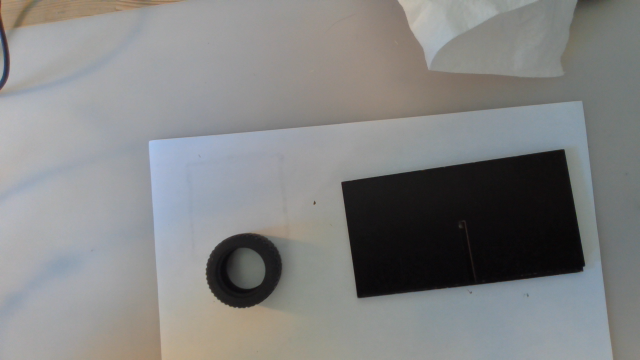
#> input picture src/In_hand_manipulation/img.png, 640 x 360 px, given in place of the camera
$ python camera2.py
#> lines starting #> are read from the running program, lines starting #| are printed output that depends on the picture; after the words box and inside, x2 and y2 are one past the last pixel; in counts of white or black regions, pixels touching at a corner belong together
import cv2 as cv
import numpy as np
from scipy.spatial import ConvexHull
import matplotlib.pyplot as plt
import open3d as o3d


def use_camera():
	cap = cv.VideoCapture(1)
	if not cap.isOpened():
		print("Cannot open camera")
		exit(1)

	i = 0
	while True:
		# Capture frame-by-frame
		ret, img = cap.read()

		# if frame is read correctly ret is True
		if not ret:
			print("Can't receive frame (stream end?). Exiting ...")
			break

		img = cv.flip(img, 0)
		draw_img = np.copy(img)
		img_gray = cv.cvtColor(draw_img, cv.COLOR_BGR2GRAY)
		img_gray = cv.GaussianBlur(img_gray, (5, 5), 5)
		_, thresh = cv.threshold(img_gray, 127, 255, cv.THRESH_BINARY)
		img_gray = cv.Canny(thresh, 100, 200)

		contours, _ = cv.findContours(img_gray, cv.RETR_TREE, cv.CHAIN_APPROX_SIMPLE)

		cv.drawContours(draw_img, contours, -1, (0, 255, 0), 3)

		if len(contours) > 0 and len(contours[0][:, 0]) > 4:
			corners = get_corners(contours[0][:, 0], img)

			hull = ConvexHull(corners)
			points = hull.points
			relationships = hull.neighbors

			cx = np.mean(hull.points[hull.vertices, 0])
			cy = np.mean(hull.points[hull.vertices, 1])

			center = np.array([cx, cy])

			sides = {}
			for neighbour in relationships:
				length = np.linalg.norm(points[neighbour[0]] - points[neighbour[1]])
				if length not in sides:
					sides[length] = []
				sides[length].append(points[neighbour[0]] - points[neighbour[1]])

			major_axis = sides[max(sides.keys())][0]

			axis_line = np.array([major_axis * t / 10 + center for t in range(-10, 10)])
			cv.line(img, (int(axis_line[0][0]), int(axis_line[0][1])), (int(axis_line[-1][0]), int(axis_line[-1][1])),
					(0, 255, 0), thickness=5)

		cv.imshow("img", img)
		# Display the resulting frame
		cv.imshow('frame', thresh)
		cv.imshow('frame_gray', img_gray)

		key = cv.waitKey(1)
		if key == ord('q'):
			break

		if key == ord('s'):
			cv.imwrite("pic3.png", img)
			return img, contours[0][:, 0]

	# When everything done, release the capture
	cap.release()
	cv.destroyAllWindows()


def use_disk(filename: str, colour: str):
	assert colour == 'b' or colour == 'w'
	img = cv.imread(filename)

	draw_img = np.copy(img)
	img_gray = cv.cvtColor(draw_img, cv.COLOR_BGR2GRAY)
	img_gray = cv.GaussianBlur(img_gray, (5, 5), 5)
	if colour == 'b':
		_, thresh = cv.threshold(img_gray, 127, 255, 0)
	else:
		_, thresh = cv.threshold(img_gray, 0, 127, 0)
	img_gray = cv.Canny(thresh, 100, 200)

	contours, _ = cv.findContours(img_gray, cv.RETR_TREE, cv.CHAIN_APPROX_SIMPLE)
	cv.drawContours(draw_img, contours, -1, (0, 255, 0), 3)
	cv.imshow("img", draw_img)
	cv.waitKey(0)

	return img, contours[0][:, 0]


def get_corners(frame, img):
	peri = cv.arcLength(frame, True)
	approx = cv.approxPolyDP(frame, 0.01 * peri, True)

	corners = approx[:, 0]
	# print(corners)
	for pt in corners:
		draw_pt = np.array([int(pt[0]), int(pt[1])])
		cv.drawMarker(img, draw_pt, (255, 255, 255), thickness=5)

	# cv.imshow("img", img)
	# cv.waitKey(0)
	return corners


def main():
	# img, frame = use_disk("image2.png", 'w')
	img, frame = use_camera()
#> in use_camera, img is the input picture: shape (360, 640, 3); mean B, G, R 131.1, 131.4, 130.6
#> in use_camera, `img = cv.flip(img, 0)`:
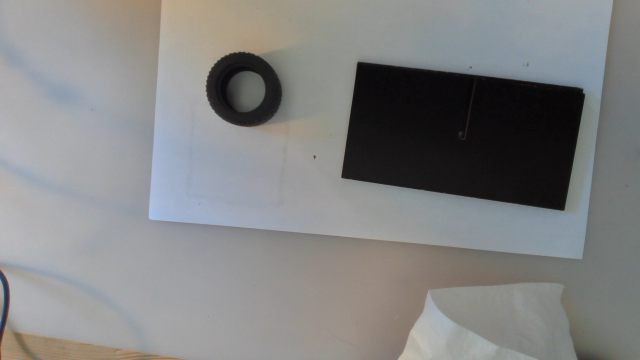
#> img: shape (360, 640, 3); mean B, G, R 131.1, 131.4, 130.6
#> in use_camera, `img_gray = cv.cvtColor(draw_img, cv.COLOR_BGR2GRAY)`:
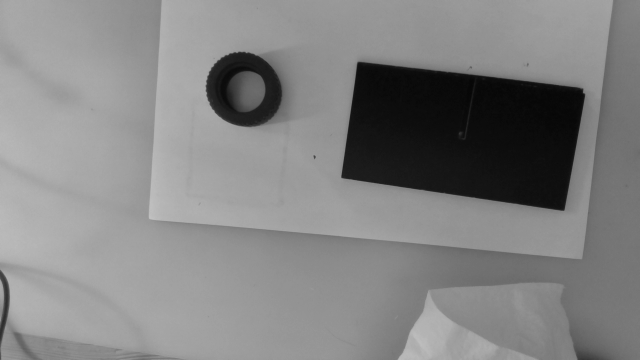
#> img_gray: shape (360, 640); min 6, max 193, mean 131.1
#> in use_camera, `_, thresh = cv.threshold(img_gray, 127, 255, cv.THRESH_BINARY)`:
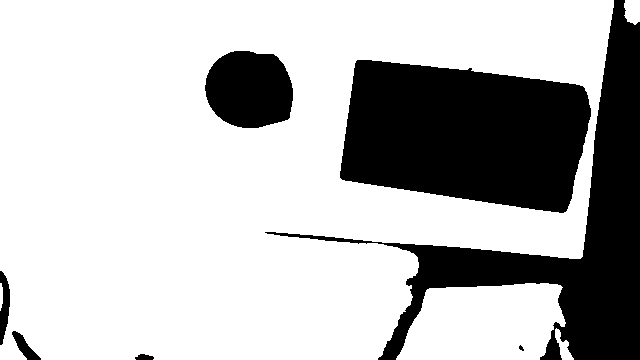
#> thresh: shape (360, 640); 73.1% white; 7 black regions (1 under 20 px), largest, box (x1, y1, x2, y2) and area: (340, 60, 591, 213) 29835, (265, 0, 640, 360) 25656, (205, 51, 293, 128) 5523, (0, 271, 10, 345) 473, (12, 331, 41, 360) 322, (135, 354, 154, 360) 86
#> in use_camera, `img_gray = cv.Canny(thresh, 100, 200)`:
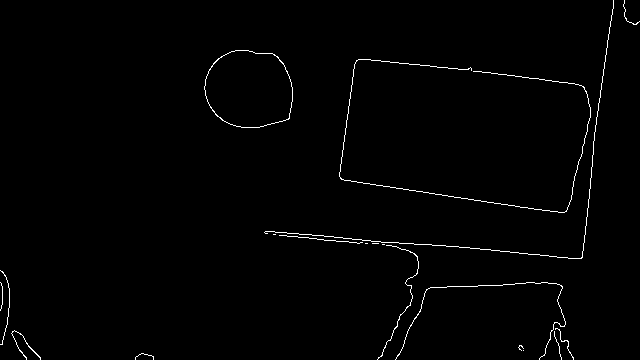
#> img_gray: shape (360, 640); 1.1% white in thin lines or dots
#> in use_camera, `contours, _ = cv.findContours(img_gray, cv.RETR_TREE, cv.CHAIN_APPROX_..`: contours = 20 contours, 17 with area under 20; largest, box (x1, y1, x2, y2) and area: (204, 50, 293, 128) 5526, (204, 50, 293, 128) 5500, (11, 330, 41, 360) 20
#> in use_camera, `cv.drawContours(draw_img, contours, -1, (0, 255, 0), 3)`:
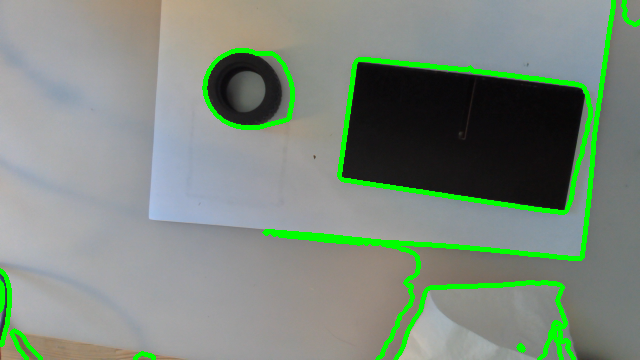
#> draw_img: shape (360, 640, 3); 5.1% of pixels changed, all inside (x1, y1, x2, y2) = (0, 0, 640, 360)
#> in get_corners, `peri = cv.arcLength(frame, True)`: peri = 51.21
#> in get_corners, `approx = cv.approxPolyDP(frame, 0.01 * peri, True)`: approx = contour of 18 points, box (x1, y1, x2, y2) (135, 353, 154, 360), area 2
#> in get_corners, `corners = approx[:, 0]`: corners = 18 rows, first 8: [135, 357], [135, 359], [135, 357], [136, 356], [137, 356], [141, 353], [143, 353], [144, 354]
#> the loop in get_corners, `for pt in corners:` made 18 passes
#> draw_pt on passes 1 to 12: [135, 357], [135, 359], [135, 357], [136, 356], [137, 356], [141, 353], [143, 353], [144, 354], [151, 355], [153, 357], [153, 359], [153, 356]
#> after the loop in get_corners, `for pt in corners:`:
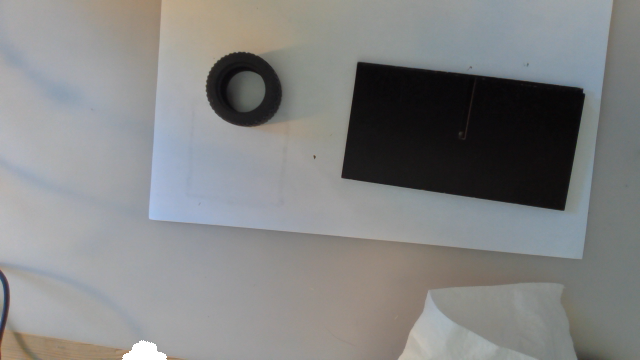
#> img: shape (360, 640, 3); 0.25% of pixels changed, all inside (x1, y1, x2, y2) = (122, 340, 167, 360)
#> in use_camera, `points = hull.points`: points has the same summary as corners in get_corners
#> in use_camera, `relationships = hull.neighbors`: relationships = [[1, 3], [0, 2], [6, 1], [0, 5], [7, 5], [3, 4], [2, 7], [4, 6]]
#> in use_camera, `cx = np.mean(hull.points[hull.vertices, 0])`: cx = 143.4
#> in use_camera, `cy = np.mean(hull.points[hull.vertices, 1])`: cy = 356
#> in use_camera, `center = np.array([cx, cy])`: center = [143.4, 356]
#> the loop in use_camera, `for neighbour in relationships:` made 8 passes
#> (neighbour, length) on passes 1 to 8: ([1, 3], 3.16), ([0, 2], 0), ([6, 1], 10), ([0, 5], 7.21), ([7, 5], 3.16), ([3, 4], 1), ([2, 7], 9.49), ([4, 6], 6.71)
#> after the loop in use_camera, `for neighbour in relationships:`: sides = {3.16: [[-1, 3], [3, 1]], 0: [[0, 0]], 10: [[8, -6]], 7.21: [[-6, 4]], 1: [[-1, 0]], 9.49: [[-9, 3]], 6.71: [[-6, 3]]}
#> in use_camera, `major_axis = sides[max(sides.keys())][0]`: major_axis = [8, -6]
#> in use_camera, `axis_line = np.array([major_axis * t / 10 + center for t in range(-10,..`: axis_line = 20 rows, first 8: [135.4, 362], [136.2, 361.4], [137, 360.8], [137.8, 360.2], [138.6, 359.6], [139.4, 359], [140.2, 358.4], [141, 357.8]
#> in use_camera, `cv.line(img, (int(axis_line[0][0]), int(axis_line[0][1])), (int(axis_l..`: img: shape (360, 640, 3); 0.05% of pixels changed, all inside (x1, y1, x2, y2) = (134, 347, 154, 360)
#> (key q is pressed here)
	if frame is None:
		exit(300)

	corners = get_corners(frame, img)[:4]

	assert len(corners) == 4  # If this is not true, adjust thresholds!!!

	hull = ConvexHull(corners)
	points = hull.points
	relationships = hull.neighbors
	print(points)
	print(relationships)

	cx = np.mean(hull.points[hull.vertices, 0])
	cy = np.mean(hull.points[hull.vertices, 1])

	center = np.array([cx, cy])

	sides = {}
	for neighbour in relationships:
		length = np.linalg.norm(points[neighbour[0]] - points[neighbour[1]])
		if length not in sides:
			sides[length] = []
		sides[length].append(points[neighbour[0]] - points[neighbour[1]])

	print(sides)
	major_axis = sides[max(sides.keys())][0]

	axis_line = np.array([major_axis * t / 10 + center for t in range(-10, 10)])
	cv.line(img, (int(axis_line[0][0]), int(axis_line[0][1])), (int(axis_line[-1][0]), int(axis_line[-1][1])), (0, 255, 0), thickness=5)
	cv.imshow("img", img)
	cv.waitKey()


if __name__ == "__main__":
#> (the run stopped early here; a loop or call above may not have finished)
